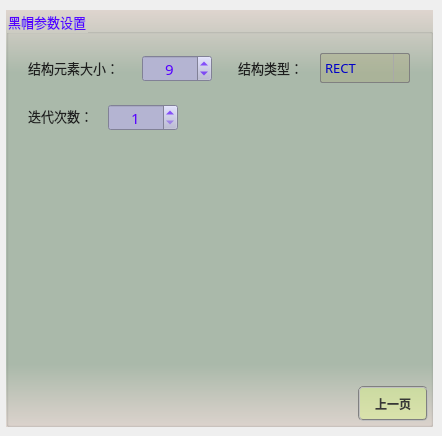
       <widget class="QWidget" name="page_17">
        <widget class="QGroupBox" name="groupParam_16">
         <property name="geometry">
          <rect>
           <x>6</x>
           <y>10</y>
           <width>427</width>
           <height>417</height>
          </rect>
         </property>
         <property name="font">
          <font>
           <family>微软雅黑</family>
           <pointsize>10</pointsize>
          </font>
         </property>
         <property name="styleSheet">
          <string notr="true">background-color: qlineargradient(x1:0, y1:0, x2:0, y2:1, stop:0 #dfd5cf, stop: 0.15 #acbbac, stop: 0.85 #acbbac,stop:1 #dfd5cf);
color: rgb(85, 0, 255);</string>
         </property>
         <property name="title">
          <string>黑帽参数设置</string>
         </property>
         <widget class="QPushButton" name="btnBlackhatBack">
          <property name="geometry">
           <rect>
            <x>352</x>
            <y>376</y>
            <width>70</width>
            <height>35</height>
           </rect>
          </property>
          <property name="minimumSize">
           <size>
            <width>70</width>
            <height>30</height>
           </size>
          </property>
          <property name="font">
           <font>
            <family>微软雅黑</family>
            <pointsize>9</pointsize>
            <weight>75</weight>
            <italic>false</italic>
            <bold>true</bold>
           </font>
          </property>
          <property name="styleSheet">
           <string notr="true">QWidget{ background-color: rgba(225, 255, 127,100);}
QWidget{ color: rgb(55, 55, 55);}
QWidget{ border: 2px groove gray;border-radius: 5px;padding: 2px 4px;}
QPushButton:hover{ background-color: rgba(225, 255, 127,150);}
QPushButton:pressed{background-color: rgba(225, 255, 127,255);}</string>
          </property>
          <property name="text">
           <string>上一页</string>
          </property>
         </widget>
         <widget class="QLabel" name="label_40">
          <property name="geometry">
           <rect>
            <x>22</x>
            <y>48</y>
            <width>115</width>
            <height>19</height>
           </rect>
          </property>
          <property name="font">
           <font>
            <family>微软雅黑</family>
            <pointsize>10</pointsize>
           </font>
          </property>
          <property name="styleSheet">
           <string notr="true">color: rgb(30, 30, 30);
background: transparent;</string>
          </property>
          <property name="text">
           <string>结构元素大小：</string>
          </property>
         </widget>
         <widget class="QSpinBox" name="spinBlackhatSize">
          <property name="geometry">
           <rect>
            <x>136</x>
            <y>45</y>
            <width>70</width>
            <height>27</height>
           </rect>
          </property>
          <property name="font">
           <font>
            <family>微软雅黑</family>
            <pointsize>11</pointsize>
           </font>
          </property>
          <property name="toolTip">
           <string/>
          </property>
          <property name="styleSheet">
           <string notr="true">QWidget{color: rgb(85, 0, 255);background-color: rgb(180, 180, 210);}
QSpinBox::up-button{
    border:transparent;
}
QSpinBox::down-button{
    border:transparent;
}
QSpinBox::up-arrow{
    image:url(:/resource/up.png);
}
QSpinBox::down-arrow{
    image:url(:/resource/down.png);
}</string>
          </property>
          <property name="alignment">
           <set>Qt::AlignCenter</set>
          </property>
          <property name="minimum">
           <number>1</number>
          </property>
          <property name="maximum">
           <number>101</number>
          </property>
          <property name="singleStep">
           <number>1</number>
          </property>
          <property name="value">
           <number>9</number>
          </property>
         </widget>
         <widget class="QLabel" name="label_41">
          <property name="geometry">
           <rect>
            <x>232</x>
            <y>48</y>
            <width>79</width>
            <height>19</height>
           </rect>
          </property>
          <property name="font">
           <font>
            <family>微软雅黑</family>
            <pointsize>10</pointsize>
           </font>
          </property>
          <property name="styleSheet">
           <string notr="true">color: rgb(30, 30, 30);
background: transparent;</string>
          </property>
          <property name="text">
           <string>结构类型：</string>
          </property>
         </widget>
         <widget class="QComboBox" name="comboBlackhatType">
          <property name="geometry">
           <rect>
            <x>314</x>
            <y>43</y>
            <width>90</width>
            <height>30</height>
           </rect>
          </property>
          <property name="sizePolicy">
           <sizepolicy hsizetype="Fixed" vsizetype="Fixed">
            <horstretch>0</horstretch>
            <verstretch>0</verstretch>
           </sizepolicy>
          </property>
          <property name="minimumSize">
           <size>
            <width>90</width>
            <height>30</height>
           </size>
          </property>
          <property name="maximumSize">
           <size>
            <width>90</width>
            <height>16777215</height>
           </size>
          </property>
          <property name="font">
           <font>
            <family>微软雅黑</family>
            <pointsize>10</pointsize>
           </font>
          </property>
          <property name="styleSheet">
           <string notr="true">QComboBox {
    border: 1px solid gray;
    border-radius: 2px;    
    color: rgb(0, 0, 200);
	background-color: rgba(170, 170, 127,100);
}
QComboBox::drop-down {
    subcontrol-origin: padding;
    subcontrol-position: top right;
    width: 15px; 
    border-left-width: 1px;
    border-left-color: darkgray;
    border-left-style: solid;
    border-top-right-radius: 3px;
    border-bottom-right-radius: 3px;
}

QComboBox::down-arrow {
    image: url(:/resource/down.png);
} 
QComboBox::down-arrow:on {
    top: 1px;
    left: 1px;
}</string>
          </property>
          <property name="sizeAdjustPolicy">
           <enum>QComboBox::AdjustToContents</enum>
          </property>
          <item>
           <property name="text">
            <string>RECT</string>
           </property>
          </item>
          <item>
           <property name="text">
            <string>CROSS</string>
           </property>
          </item>
          <item>
           <property name="text">
            <string>ELLIPSE</string>
           </property>
          </item>
         </widget>
         <widget class="QLabel" name="label_42">
          <property name="geometry">
           <rect>
            <x>22</x>
            <y>96</y>
            <width>83</width>
            <height>19</height>
           </rect>
          </property>
          <property name="font">
           <font>
            <family>微软雅黑</family>
            <pointsize>10</pointsize>
           </font>
          </property>
          <property name="styleSheet">
           <string notr="true">color: rgb(30, 30, 30);
background: transparent;</string>
          </property>
          <property name="text">
           <string>迭代次数：</string>
          </property>
         </widget>
         <widget class="QSpinBox" name="spinBlackhatIterations">
          <property name="geometry">
           <rect>
            <x>102</x>
            <y>94</y>
            <width>70</width>
            <height>27</height>
           </rect>
          </property>
          <property name="font">
           <font>
            <family>微软雅黑</family>
            <pointsize>11</pointsize>
           </font>
          </property>
          <property name="toolTip">
           <string/>
          </property>
          <property name="styleSheet">
           <string notr="true">QWidget{color: rgb(85, 0, 255);background-color: rgb(180, 180, 210);}
QSpinBox::up-button{
    border:transparent;
}
QSpinBox::down-button{
    border:transparent;
}
QSpinBox::up-arrow{
    image:url(:/resource/up.png);
}
QSpinBox::down-arrow{
    image:url(:/resource/down.png);
}</string>
          </property>
          <property name="alignment">
           <set>Qt::AlignCenter</set>
          </property>
          <property name="minimum">
           <number>1</number>
          </property>
          <property name="maximum">
           <number>100</number>
          </property>
          <property name="singleStep">
           <number>1</number>
          </property>
          <property name="value">
           <number>1</number>
          </property>
         </widget>
        </widget>
       </widget>
